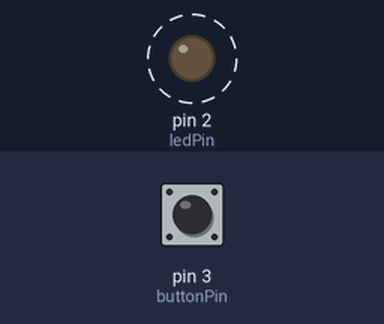
The sketch below on a simulated Arduino Uno, built with avr-gcc and run on an emulated ATmega328P. On the bench: output pins drawn as LEDs (lit = HIGH). Dashed ring = blinking. The inputs (shaded band) are chosen by the test bench; at power-on: pin 3 (buttonPin) HIGH.

Above: at 1.8 s.
1.9 s: pin 3 (buttonPin) pulled LOW for 3.2 s
At 5.5 s:
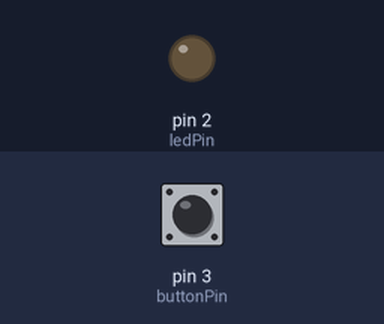
At 6.0 s:
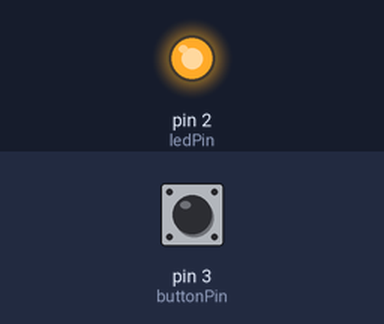
Timing chart, 0 to 12.6 s (numbered marks = the images above; inputs shaded):
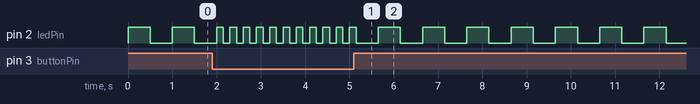

The sketch:

blinkrate2.ino
```cpp
const int ledPin = 2;
const int buttonPin = 3;

void setup()
{
  pinMode(ledPin, OUTPUT);
  pinMode(buttonPin, INPUT_PULLUP);
}

int state = LOW;

void loop() {
  // flip state
  if (state == HIGH)
  {
    state = LOW;
  } else {
    state = HIGH;
  }

  digitalWrite(ledPin, state);   // turn LED on/off
  if (digitalRead(buttonPin) == HIGH) // buttun not pressed
  {
    delay(500); // 500 millisec = 1/2 sec
  } else {
    delay(150); // much shorter
  }
}
```
